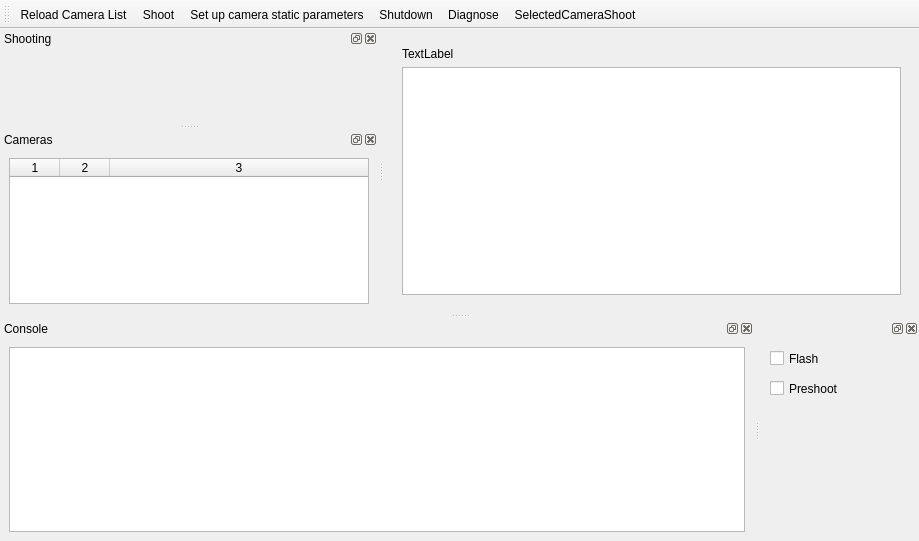
<?xml version="1.0" encoding="UTF-8"?>
<ui version="4.0">
 <class>MainWindow</class>
 <widget class="QMainWindow" name="MainWindow">
  <property name="geometry">
   <rect>
    <x>0</x>
    <y>0</y>
    <width>919</width>
    <height>541</height>
   </rect>
  </property>
  <property name="windowTitle">
   <string>MainWindow</string>
  </property>
  <property name="tabShape">
   <enum>QTabWidget::Rounded</enum>
  </property>
  <property name="dockNestingEnabled">
   <bool>false</bool>
  </property>
  <property name="dockOptions">
   <set>QMainWindow::AllowTabbedDocks|QMainWindow::AnimatedDocks</set>
  </property>
  <property name="unifiedTitleAndToolBarOnMac">
   <bool>false</bool>
  </property>
  <widget class="QWidget" name="centralwidget">
   <layout class="QHBoxLayout" name="horizontalLayout">
    <item>
     <widget class="QWidget" name="widget" native="true">
      <layout class="QVBoxLayout" name="verticalLayout">
       <item>
        <widget class="QLabel" name="label">
         <property name="text">
          <string>TextLabel</string>
         </property>
        </widget>
       </item>
       <item>
        <widget class="QTableView" name="tableView_2"/>
       </item>
      </layout>
     </widget>
    </item>
   </layout>
  </widget>
  <widget class="QMenuBar" name="menubar">
   <property name="geometry">
    <rect>
     <x>0</x>
     <y>0</y>
     <width>919</width>
     <height>20</height>
    </rect>
   </property>
  </widget>
  <widget class="QDockWidget" name="shootingDockWidget">
   <property name="sizePolicy">
    <sizepolicy hsizetype="Maximum" vsizetype="Maximum">
     <horstretch>0</horstretch>
     <verstretch>0</verstretch>
    </sizepolicy>
   </property>
   <property name="minimumSize">
    <size>
     <width>200</width>
     <height>95</height>
    </size>
   </property>
   <property name="windowTitle">
    <string>Shooting</string>
   </property>
   <attribute name="dockWidgetArea">
    <number>1</number>
   </attribute>
   <widget class="QWidget" name="shootingDockWidgetContents">
    <layout class="QVBoxLayout" name="verticalLayout_4">
     <item>
      <widget class="ParameterSlider" name="tvSlider" native="true"/>
     </item>
     <item>
      <widget class="ParameterSlider" name="avSlider" native="true">
       <property name="enabled">
        <bool>false</bool>
       </property>
      </widget>
     </item>
     <item>
      <widget class="ParameterSlider" name="isoSlider" native="true"/>
     </item>
     <item>
      <widget class="ParameterSlider" name="delaySlider" native="true"/>
     </item>
    </layout>
   </widget>
  </widget>
  <widget class="QDockWidget" name="camerasDockWidget">
   <property name="minimumSize">
    <size>
     <width>378</width>
     <height>183</height>
    </size>
   </property>
   <property name="windowTitle">
    <string>Cameras</string>
   </property>
   <attribute name="dockWidgetArea">
    <number>1</number>
   </attribute>
   <widget class="QWidget" name="camerasDockWidgetContents">
    <layout class="QVBoxLayout" name="verticalLayout_3">
     <item>
      <widget class="QTableWidget" name="camerasTableWidget">
       <property name="minimumSize">
        <size>
         <width>360</width>
         <height>0</height>
        </size>
       </property>
       <property name="editTriggers">
        <set>QAbstractItemView::NoEditTriggers</set>
       </property>
       <property name="columnCount">
        <number>3</number>
       </property>
       <attribute name="horizontalHeaderCascadingSectionResizes">
        <bool>false</bool>
       </attribute>
       <attribute name="horizontalHeaderDefaultSectionSize">
        <number>50</number>
       </attribute>
       <attribute name="horizontalHeaderStretchLastSection">
        <bool>true</bool>
       </attribute>
       <column/>
       <column/>
       <column/>
      </widget>
     </item>
    </layout>
   </widget>
  </widget>
  <widget class="QDockWidget" name="dockWidget_3">
   <property name="allowedAreas">
    <set>Qt::BottomDockWidgetArea|Qt::TopDockWidgetArea</set>
   </property>
   <property name="windowTitle">
    <string>Console</string>
   </property>
   <attribute name="dockWidgetArea">
    <number>8</number>
   </attribute>
   <widget class="QWidget" name="dockWidgetContents_3">
    <layout class="QVBoxLayout" name="verticalLayout_2">
     <item>
      <widget class="QTextBrowser" name="textBrowser"/>
     </item>
    </layout>
   </widget>
  </widget>
  <widget class="QToolBar" name="toolBar">
   <property name="windowTitle">
    <string>toolBar</string>
   </property>
   <attribute name="toolBarArea">
    <enum>TopToolBarArea</enum>
   </attribute>
   <attribute name="toolBarBreak">
    <bool>false</bool>
   </attribute>
   <addaction name="actionReloadCameras"/>
   <addaction name="actionShoot"/>
   <addaction name="actionConfigureStaticProps"/>
   <addaction name="actionShutdownAll"/>
   <addaction name="actionDiagnose"/>
   <addaction name="actionSelectedCameraShoot"/>
  </widget>
  <widget class="QDockWidget" name="dockWidget_4">
   <attribute name="dockWidgetArea">
    <number>8</number>
   </attribute>
   <widget class="QWidget" name="dockWidgetContents_4">
    <widget class="QCheckBox" name="flashCheckBox">
     <property name="geometry">
      <rect>
       <x>10</x>
       <y>10</y>
       <width>61</width>
       <height>21</height>
      </rect>
     </property>
     <property name="text">
      <string>Flash</string>
     </property>
     <property name="checked">
      <bool>false</bool>
     </property>
    </widget>
    <widget class="QCheckBox" name="preshootCheckBox">
     <property name="geometry">
      <rect>
       <x>10</x>
       <y>40</y>
       <width>85</width>
       <height>21</height>
      </rect>
     </property>
     <property name="text">
      <string>Preshoot</string>
     </property>
    </widget>
   </widget>
  </widget>
  <action name="actionReloadCameras">
   <property name="icon">
    <iconset resource="photobooth.qrc">
     <normaloff>:/icons/view-refresh.png</normaloff>:/icons/view-refresh.png</iconset>
   </property>
   <property name="text">
    <string>Reload Camera List</string>
   </property>
   <property name="toolTip">
    <string>Update the list of cameras</string>
   </property>
  </action>
  <action name="actionShoot">
   <property name="icon">
    <iconset resource="photobooth.qrc">
     <normaloff>:/icons/camera-photo.png</normaloff>:/icons/camera-photo.png</iconset>
   </property>
   <property name="text">
    <string>Shoot</string>
   </property>
   <property name="toolTip">
    <string>Take one photo using each of the available cameras</string>
   </property>
  </action>
  <action name="actionDiagnose">
   <property name="icon">
    <iconset resource="photobooth.qrc">
     <normaloff>:/icons/document-export.png</normaloff>:/icons/document-export.png</iconset>
   </property>
   <property name="text">
    <string>Diagnose</string>
   </property>
  </action>
  <action name="actionConfigureStaticProps">
   <property name="icon">
    <iconset resource="photobooth.qrc">
     <normaloff>:/icons/applications-development.png</normaloff>:/icons/applications-development.png</iconset>
   </property>
   <property name="text">
    <string>Set up camera static parameters</string>
   </property>
   <property name="toolTip">
    <string>Set up camera static parameters</string>
   </property>
  </action>
  <action name="actionShutdownAll">
   <property name="icon">
    <iconset resource="photobooth.qrc">
     <normaloff>:/icons/system-shutdown.png</normaloff>:/icons/system-shutdown.png</iconset>
   </property>
   <property name="text">
    <string>Shutdown</string>
   </property>
   <property name="toolTip">
    <string>Shutdown all cameras</string>
   </property>
  </action>
  <action name="actionSelectedCameraShoot">
   <property name="icon">
    <iconset resource="photobooth.qrc">
     <normaloff>:/icons/selected-camera-photo.png</normaloff>:/icons/selected-camera-photo.png</iconset>
   </property>
   <property name="text">
    <string>SelectedCameraShoot</string>
   </property>
  </action>
 </widget>
 <customwidgets>
  <customwidget>
   <class>ParameterSlider</class>
   <extends>QWidget</extends>
   <header>parameterslider.h</header>
   <container>1</container>
  </customwidget>
 </customwidgets>
 <resources>
  <include location="photobooth.qrc"/>
 </resources>
 <connections/>
</ui>
